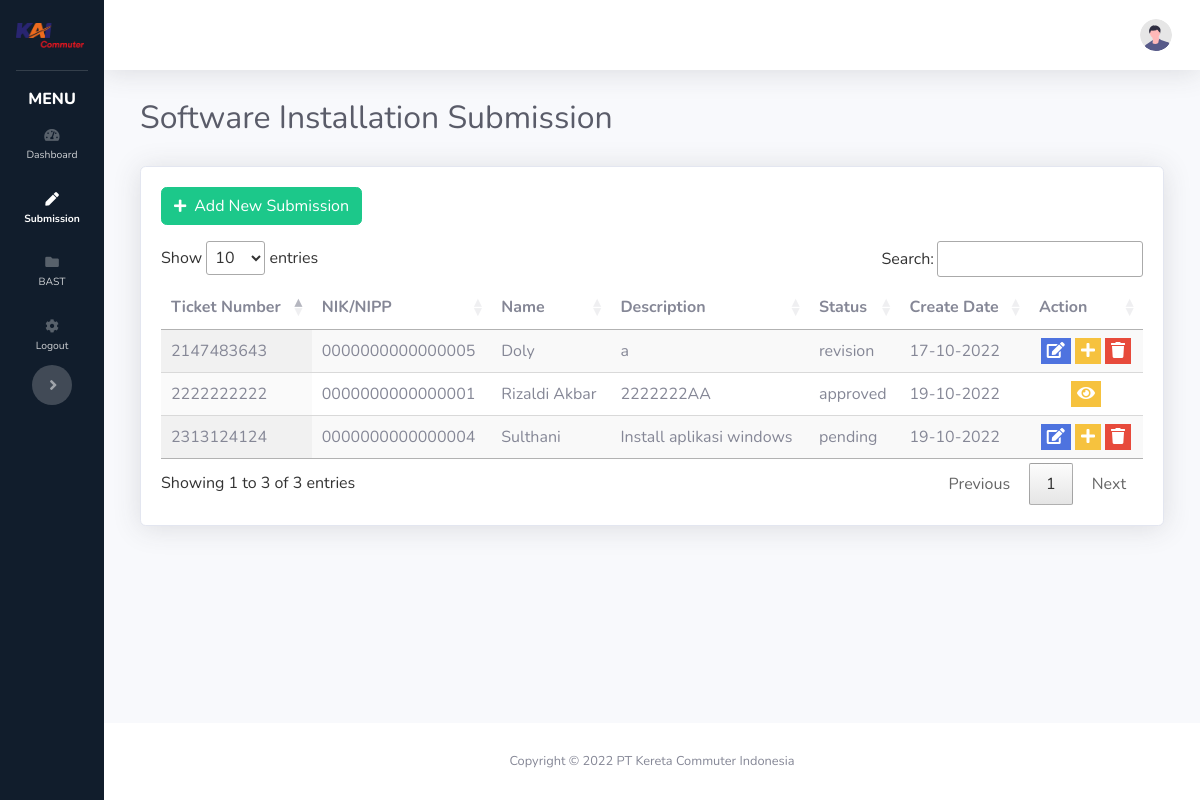
/index.php/admin/subsoftware, run on the app's committed database.
### tables this page shows
CREATE TABLE `request` (
  `id_request` int(3) NOT NULL,
  `keluhan` text NOT NULL,
  `no_tiket` varchar(10) NOT NULL,
  `no_aset` varchar(20) NOT NULL,
  `tipe_pengajuan` enum('hardware','software') NOT NULL,
  `status` enum('pending','process','approved','revision','rejected','finish') NOT NULL,
  `nik` varchar(16) NOT NULL,
  `id_category` int(1) NOT NULL DEFAULT 1,
  `tanggal_request` date NOT NULL,
  `tanggal_approval` date NOT NULL,
  `approval_notes` text NOT NULL,
  `nik_admin` varchar(16) NOT NULL,
  `nip` varchar(10) NOT NULL
);

CREATE TABLE `employee` (
  `nik` varchar(16) NOT NULL,
  `nama` varchar(50) NOT NULL,
  `bagian` varchar(30) NOT NULL,
  `jabatan` varchar(30) NOT NULL
);

### application/controllers/admin.php (called while the page is built, shortened)
<?php
class Admin extends CI_Controller
{
	public function __construct()
	{
		$this->load->helper('url');
		$this->load->library('session');
		$this->load->database();
		$this->load->model('Model_Noc');
	}
	public function subsoftware()
	{
		$data['requestor'] = $this->Model_Noc->getRequestor_software();
		$data['title'] = 'Software-Submission';
		$this->load->view('head', $data);
		$this->load->view('admin/sidebar_admin', $data);
		$this->load->view('navbar', $data);
		$this->load->view('admin/submission_software', $data);
		$this->load->view('admin/modal_pengajuansoftware', $data);
		$this->load->view('admin/modal_editsoftware', $data);
		$this->load->view('admin/script/hapus_pengajuan', $data);
		$this->load->view('admin/script/caridata_employee', $data);
		$this->load->view('admin/script/tandatangan', $data);
		$this->load->view('footer', $data);
	}
}

### index.php (called while the page is built, shortened)
<?php
require_once BASEPATH.'core/CodeIgniter.php';

### application/models/Model_Noc.php (called while the page is built, shortened)
<?php
class Model_Noc extends CI_Model
{
	function getRequestor_software()
	{
		$this->db->select('request.*, employee.*, category.*');
		$this->db->join('employee', 'request.nik = employee.nik');
		$this->db->join('category', 'request.id_category = category.id_category');
		$this->db->from('request');
		$query = $this->db->get();
		return $query->result();
	}
}

### application/views/admin/submission_software.php (shortened to what this page needs)
<div class="mr-4 ml-4">
    <div class="row">
        <div class="container-fluid">
            <div class="d-sm-flex align-items-center justify-content-between mb-4 judul-submission">
                <div class="mb-0 text-gray-800">Software Installation Submission</div>
            </div>
            <div class="card shadow mb-4">
                <div class="card-body">
                    <div class="tombol-pengajuan">
                        <button class="btn btn-md btn-success mb-3" data-toggle="modal" data-target="#tambahBarang"><i class="fas fa-plus fa-sm mr-2"></i>Add New Submission</button>
                    </div>
                    <table id="myTable" class="display">
                        <thead>
                            <tr>
                                <th>Ticket Number</th>
                                <th>NIK/NIPP</th>
                                <th>Name</th>
                                <th>Description</th>
                                <th>Status</th>
                                <th>Create Date</th>
                                <th>Action</th>
                            </tr>
                        </thead>
                        <tbody>
                            <?php
                            foreach ($requestor as $data) {
                                if ($data->tipe_pengajuan == "software") {
                                    if ($data->status == "pending" || $data->status == "revision" || $data->status == "approved" || $data->status == "rejected" || $data->status == "revision") {
                            ?>
                                        <tr>
                                            <td><?php echo $data->no_tiket; ?></td>
                                            <td><?php echo $data->nik; ?></td>
                                            <td><?php echo $data->nama; ?></td>
                                            <td><?php echo $data->keluhan; ?></td>
                                            <td><?php echo $data->status; ?></td>
                                            <td><?php echo date("d-m-Y",  strtotime($data->tanggal_request)); ?></td>
                                            <td align="center">
                                                <?php
                                                if ($data->status == "approved") { ?>
                                                    <button class="tombol bg-warning text-white" title="Review" onClick="newWindow = window.open('<?php echo base_url('admin/reviewReq_software?idRequest=' . $data->id_request . '&noTiket=' . $data->no_tiket); ?>');newWindow.print();">
                                                        <font style="font-weight: bold;">
                                                            <i class="fa fa-eye"></i>
                                                        </font>
                                                    </button>
                                                <?php
                                                } else { ?>
                                                    <button class="tombol bg-primary text-white" data-toggle="modal" data-target="#editRequest<?php echo $data->id_request; ?>" title="Edit/Review">
                                                        <font style="font-weight: bold;">
                                                            <i class="fa fa-edit"></i>
                                                        </font>
                                                    </button>
                                                    <a href="<?php echo base_url('admin/addSoftware') . "?idRequest=" . $data->id_request . "&noTiket=" . $data->no_tiket; ?>">
                                                        <button class="tombol bg-warning text-white" title="Add Software">
                                                            <font style="font-weight: bold;">
                                                                <i class="fa fa-plus"></i>
                                                            </font>
                                                        </button>
                                                    </a>
                                                    <button class="tombol bg-danger text-white" data-toggle="modal" data-target="#deleteRequest<?php echo $data->id_request; ?>" title="Delete">
                                                        <font style="font-weight: bold;">
                                                            <i class="fa fa-trash"></i>
                                                        </font>
                                                    </button>
                                            </td>
                                        <?php
                                                }
                                        ?>
                                        </tr>
                            <?php
                                    }
                                }
                            }
                            ?>
                        </tbody>
                    </table>
                </div>
            </div>
        </div>
    </div>
</div>
</div>

### assets/css/style.css (style rules this page uses)
@media (min-width:768px) { .judul-submission { font-size: 32px; } }
.tombol { width: 20; border: solid 0px black; }

### data on the page
request: no_tiket "2147483643", employee.nik "0000000000000005", employee.nama "Doly", keluhan "a", status "revision", tanggal_request "17-10-2022"
request: no_tiket "2313124124", employee.nik "0000000000000004", employee.nama "Sulthani", keluhan "Install aplikasi windows", status "pending", tanggal_request "19-10-2022"
request: no_tiket "2222222222", employee.nik "0000000000000001", employee.nama "Rizaldi Akbar", keluhan "2222222AA", status "approved", tanggal_request "19-10-2022"
